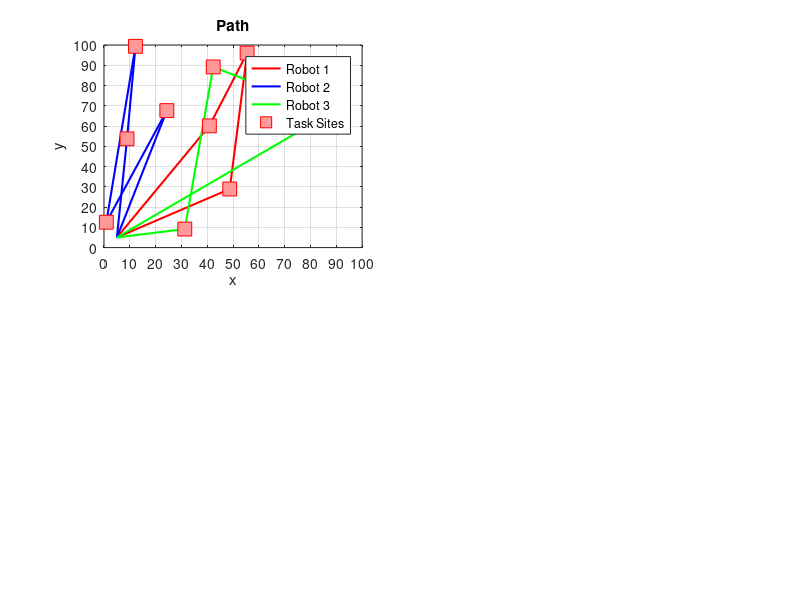

The MATLAB script that drew this image: (Note: this script raises an error after producing the figure.)
%% Multi-Robot Task Allocation
% This version of the code is for a static enviroment and
% the solution approach is based on Simulated Annealing method for multiple
% robots.

%% Initializing the parameters and figure
clear;
clc;
close all;
numTasks = 10;
grid_limit = 100;
numRobots = 3;
coords = grid_limit*rand(numTasks,2);
Distr = [3 4 3];
ind_Distr = randperm(numTasks,numTasks);
coord_temp = zeros(numTasks,2);
for i = 1:numTasks
    coord_temp(i,:) = coords(ind_Distr(i),:);
end
st1 = [5 5];
st2 = [5 5];
st3 = [5 5];
coords1 = [st1;coord_temp(1:Distr(1),:)];
coords2 = [st2;coord_temp(Distr(1)+1:Distr(1)+Distr(2),:)];
coords3 = [st3;coord_temp(Distr(1)+Distr(2)+1:Distr(1)+Distr(2)+Distr(3),:)];
% figure(1);
% Subplot1
figure('units','normalized','outerposition',[0 0 1 1]);
subplot(2,2,1)
coord_comp1 = [coords1;coords1(1,:)];
plot(coord_comp1(:,1), coord_comp1(:,2),'r','LineWidth',1.5); hold on;
coord_comp2 = [coords2;coords2(1,:)];
plot(coord_comp2(:,1), coord_comp2(:,2),'b','LineWidth',1.5); hold on;
coord_comp3 = [coords3;coords3(1,:)];
plot(coord_comp3(:,1), coord_comp3(:,2),'g','LineWidth',1.5); hold on;
plot(coords(:,1),coords(:,2),'s','MarkerSize',10, 'MarkerEdgeColor','red',...
    'MarkerFaceColor',[1 .6 .6]);
legend('Robot 1', 'Robot 2', 'Robot 3', 'Task Sites');
title('Path');
xlabel('x');
ylabel('y');
% axis equal;
grid on;
xlim([0 grid_limit]);
ylim([0 grid_limit]);
xticks([0:grid_limit/10:grid_limit]);
yticks([0:grid_limit/10:grid_limit]);

%% Simulated Annealing
cost0_1 = get_total_distance(coords1);
cost0_2 = get_total_distance(coords2);
cost0_3 = get_total_distance(coords3);
cost0 = cost0_1 + cost0_2 + cost0_3;
global_min = cost0;
global_ind = ind_Distr;
T = 30;
T_init = T;
c_init = cost0;
alpha = 0.99;
i = 1;
costMat = [];
probMat = [];
tempMat = [];
nSteps = 500;

for i = 1:nSteps
    costMat(end+1,:) = cost0;
    tempMat(end+1,:) = T;
    tempcost = cost0;
    % Subplot2
    subplot(2,2,2)
    plot([1:1:i], costMat,'b','LineWidth',1.5);
    title('Total Length(Cost)');
    xlabel('Step');
    ylabel('Length');
    xlim([0 nSteps]);
    ylim([0 c_init*1.2]);
    % Subplot4
    subplot(2,2,4)
    plot([1:1:i], tempMat,'b','LineWidth',1.5); hold on;
    title('Temperature');
    xlabel('Step');
    ylabel('Temperature');
    xlim([0 nSteps]);
    ylim([0 T_init]);
    X = sprintf('%d, cost = %0.5f',i,cost0);
    T = T*alpha;
    for j = 1:500
        r = randperm(numTasks,2);      
        temp = ind_Distr(r(1));
        ind_Distr(r(1)) = ind_Distr(r(2));
        ind_Distr(r(2)) = temp;
        for k = 1:numTasks
            coord_temp(k,:) = coords(ind_Distr(k),:);
        end
        coords1 = [st1;coord_temp(1:Distr(1),:)];
        coords2 = [st2;coord_temp(Distr(1)+1:Distr(1)+Distr(2),:)];
        coords3 = [st3;coord_temp(Distr(1)+Distr(2)+1:Distr(1)+Distr(2)+Distr(3),:)];      
        cost1_1 = get_total_distance(coords1);
        cost1_2 = get_total_distance(coords2);
        cost1_3 = get_total_distance(coords3);
        cost1 = cost1_1 + cost1_2 + cost1_3;
        if cost1 < cost0
            cost0 = cost1;
        else
            x = rand;
            loss = cost0 - cost1;
            prob = exp(loss/T);
            if x < prob
                cost0 = cost1;
            else
                temp = ind_Distr(r(1));
                ind_Distr(r(1)) = ind_Distr(r(2));
                ind_Distr(r(2)) = temp;
                for k = 1:numTasks
                    coord_temp(k,:) = coords(ind_Distr(k),:);
                end
                coords1 = [st1;coord_temp(1:Distr(1),:)];
                coords2 = [st2;coord_temp(Distr(1)+1:Distr(1)+Distr(2),:)];
                coords3 = [st3;coord_temp(Distr(1)+Distr(2)+1:Distr(1)+Distr(2)+Distr(3),:)]; 
            end
        end        
    end
    if cost0 < global_min
        global_min = cost0;
        global_ind = ind_Distr;
    end
    probMat(end+1,:) = prob;
    % Subplot3
    subplot(2,2,3)
    plot([1:1:i], probMat,'b.','MarkerSize',8); hold on;
    title('Acceptance Probability');
    xlabel('Step');
    ylabel('Probability');
    xlim([0 nSteps]);
    ylim([0 1]);
    figure(1)
    subplot(2,2,1);
    coord_comp1 = [coords1;coords1(1,:)];
    plot(coord_comp1(:,1), coord_comp1(:,2),'r','LineWidth',1.5); hold on;
    coord_comp2 = [coords2;coords2(1,:)];
    plot(coord_comp2(:,1), coord_comp2(:,2),'b','LineWidth',1.5); hold on;
    coord_comp3 = [coords3;coords3(1,:)];
    plot(coord_comp3(:,1), coord_comp3(:,2),'g','LineWidth',1.5); hold on;
    plot(coords(:,1),coords(:,2),'s','MarkerSize',10, 'MarkerEdgeColor','red',...
    'MarkerFaceColor',[1 .6 .6]);
    legend('Robot 1', 'Robot 2', 'Robot 3', 'Task Sites');
    hold off;
    title('Path');
    xlabel('x');
    ylabel('y');
%     axis equal;
    grid on;
    xlim([0 grid_limit]);
    ylim([0 grid_limit]);
    xticks([0:grid_limit/10:grid_limit]);
    yticks([0:grid_limit/10:grid_limit]);
end

for i = 1:numTasks
    coord_temp(i,:) = coords(global_ind(i),:);
end

%% Plotting Optimal Solution
coords1 = [st1;coord_temp(1:Distr(1),:)];
coords2 = [st2;coord_temp(Distr(1)+1:Distr(1)+Distr(2),:)];
coords3 = [st3;coord_temp(Distr(1)+Distr(2)+1:Distr(1)+Distr(2)+Distr(3),:)];
subplot(2,2,1)
coord_comp1 = [coords1;coords1(1,:)];
plot(coord_comp1(:,1), coord_comp1(:,2),'r','LineWidth',1.5); hold on;
coord_comp2 = [coords2;coords2(1,:)];
plot(coord_comp2(:,1), coord_comp2(:,2),'b','LineWidth',1.5); hold on;
coord_comp3 = [coords3;coords3(1,:)];
plot(coord_comp3(:,1), coord_comp3(:,2),'g','LineWidth',1.5); hold on;
plot(coords(:,1),coords(:,2),'s','MarkerSize',10, 'MarkerEdgeColor','red',...
    'MarkerFaceColor',[1 .6 .6]);
legend('Robot 1', 'Robot 2', 'Robot 3', 'Task Sites');
title('Path');
xlabel('x');
ylabel('y');
% axis equal;
grid on;
xlim([0 grid_limit]);
ylim([0 grid_limit]);
xticks([0:grid_limit/10:grid_limit]);
yticks([0:grid_limit/10:grid_limit]);
X = sprintf('Optimal Path Length is %.2f',global_min);
disp(X);
f = msgbox('Optimal Allocation Found!');


function [totaldist] = get_total_distance(coords)
    totaldist = 0;
    for i = 1:length(coords)-1
        totaldist = totaldist + norm(coords(i+1,:) - coords(i,:));
    end
    totaldist = totaldist + norm(coords(1,:) - coords(end,:));
end